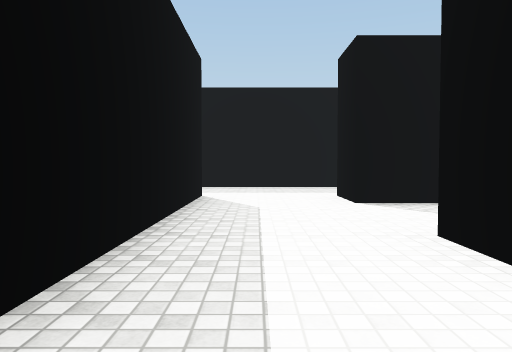
View 1 (above)

22 first-person views from a walk through a scene from a Unity 3-D project. The camera is 1.2 m above the floor, tilts 2° down and sees 70° across. The floor is counted in squares, 2 m on a side. Each view is taken from the middle of a square. On the plan, view 1 faces up. The plan holds only what a view shows up to about 10 squares ahead; the rest is blank. The place goes on beyond the plan. The player is left out. Surface patterns are stand-ins for the level's own textures.

View 2
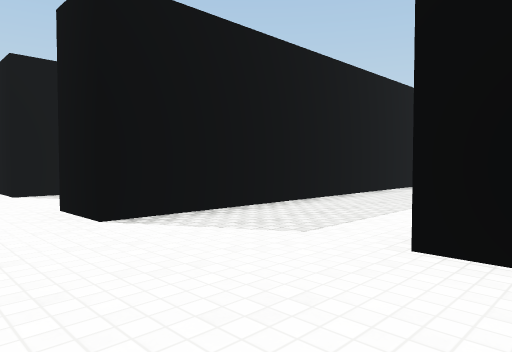

View 3
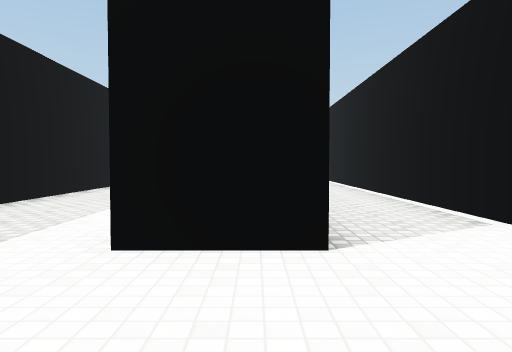

View 4
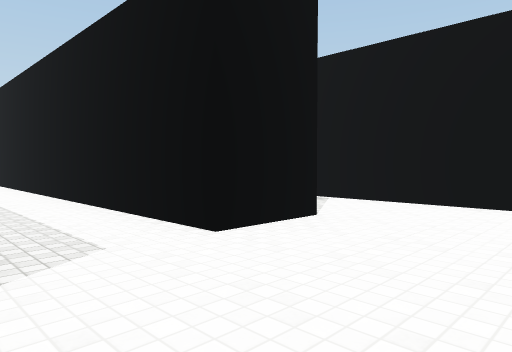

View 5
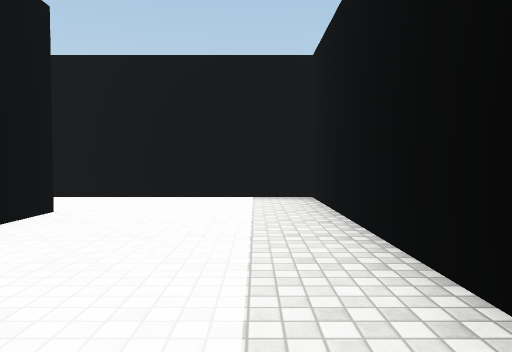

View 6
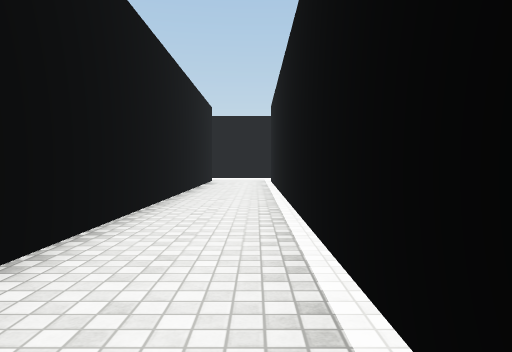

View 7
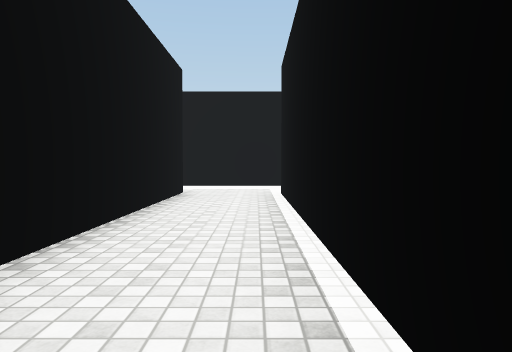

View 8
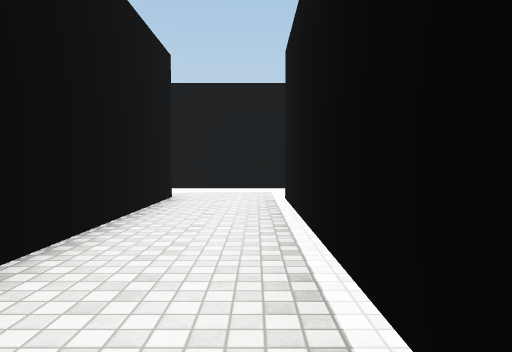

View 9
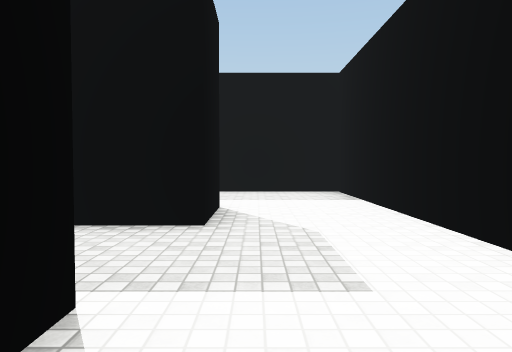

View 10
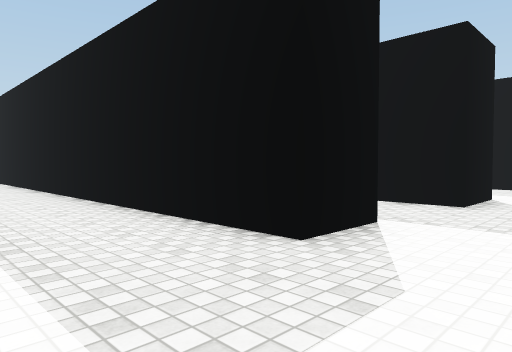

View 11
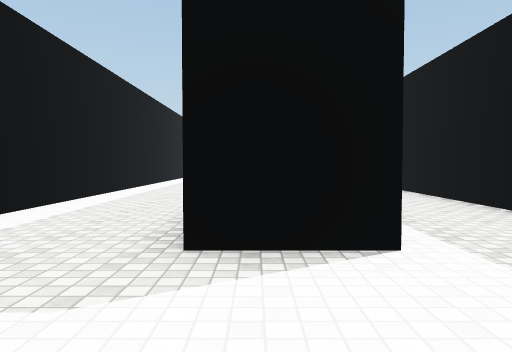

View 12
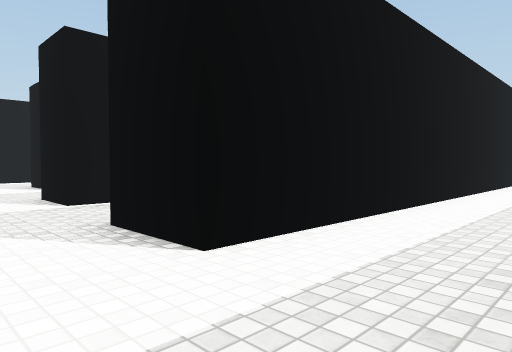

View 13
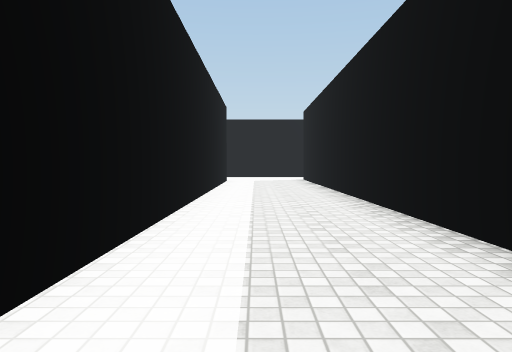

View 14
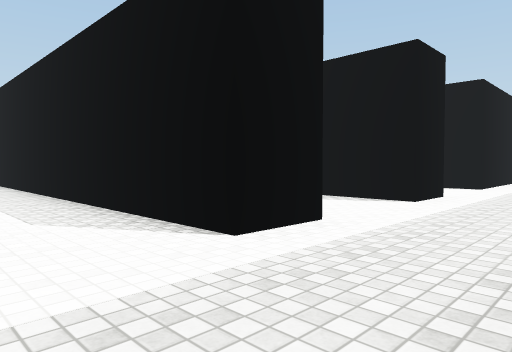

View 15
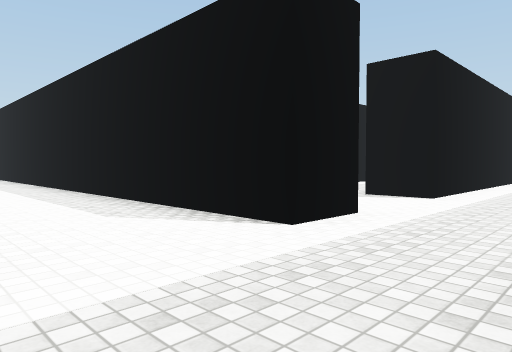

View 16
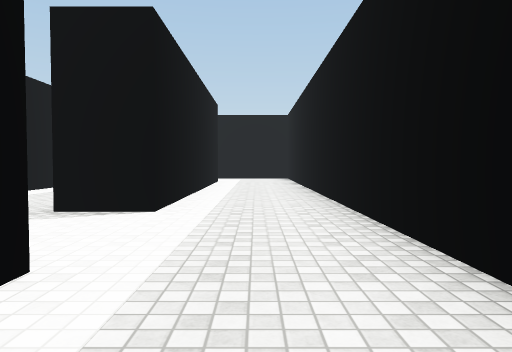

View 17
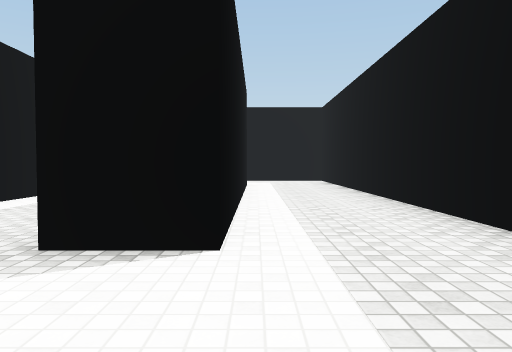

View 18
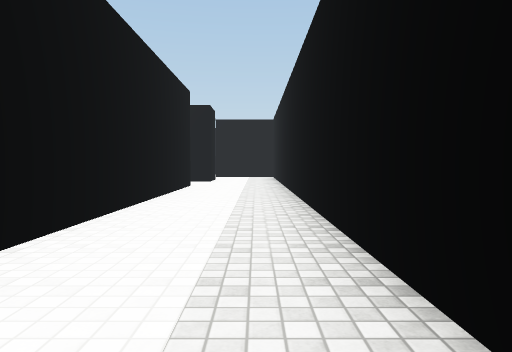

View 19
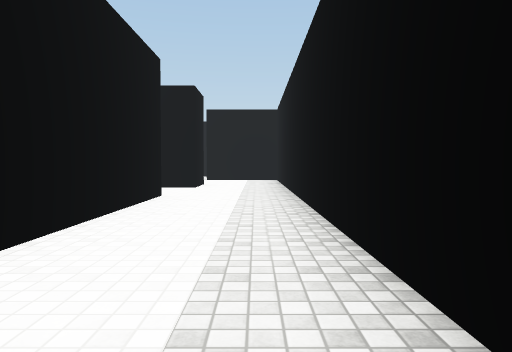

View 20
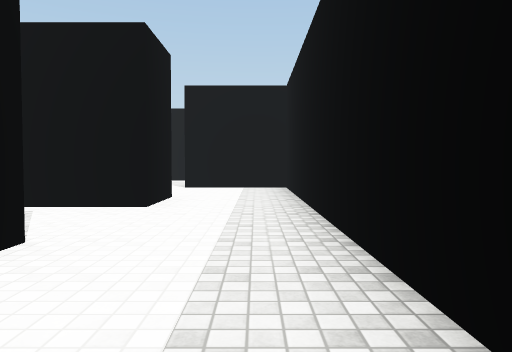

View 21
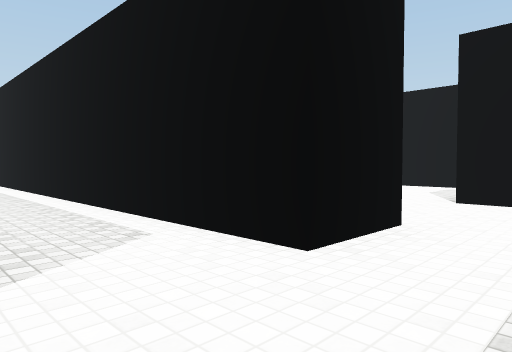

View 22
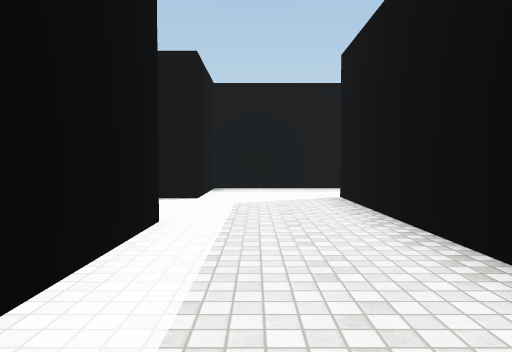

### Floor plan
Points are (right, up) in squares from view 1. A wall is a line through its corners. A room is listed if a view was taken in it or the views show most of it. See-through windows are left out.
Room 1 (views 1, 2, 3, 4, 5, 6, 7, 8, 12, 13)
walls: (12.6, 1.7) (1.5, 1.7) (1.5, 3); (2.5, -2.6) (2.5, -1) (15.5, -1) (15.5, -2.5) (5.1, -2.5); (-1, 3.6) (-1, -4.5) (15.3, -4.5) (15.3, -5.7); (17.8, -4.8) (17.8, 1.7) (14.9, 1.7)
ways out: opening at (16.5, -5) to room 2; opening at (0.5, 2.5)
Room 2 (views 9, 10, 11, 14, 15, 16, 17, 18, 19, 20, 21, 22)
walls: (-2.3, -5.8) (-2.3, 1.6); (1.9, -9.5) (-2.5, -9.5) (-2.5, -8) (7.4, -8); (0.2, -12) (1.8, -12); (7, -12) (12.8, -12); (-1.2, -15.8) (0.2, -15.8); (-2.2, 6.8) (-1, 6.8); (14.5, -7.9) (14.5, -9.5); (15.3, -5.7) (5.1, -5.7); (-6.1, 6.8) (-4.8, 6.8) (-4.8, -12) (-2.2, -12) (-2.2, -12.8); (2.1, 9.3) (-1.4, 9.3); (-13, 3) (-11.6, 3); (-6.2, 9.3) (-16, 9.3); (-15.4, 6.8) (-8.5, 6.8) (-8.5, 5.5)
ways out: opening at (16.5, -5) to room 1; opening at (0.5, 6)

Where each view was taken, in squares from view 1:
view 1: 0 up, 0 right, facing up
view 2: 2 down, 0 right, facing up-right
view 3: 2 down, 0 right, facing right
view 4: 1 up, 0 right, facing down-right
view 5: 2 up, 0 right, facing down
view 6: 4 down, 3 right, facing right
view 7: 4 down, 8 right, facing right
view 8: 4 down, 9 right, facing right
view 9: 6 down, 16 right, facing up
view 10: 8 down, 17 right, facing up-left
view 11: 9 down, 17 right, facing left
view 12: 1 up, 17 right, facing down-left
view 13: 0 up, 15 right, facing left
view 14: 9 up, 1 right, facing down-left
view 15: 9 up, 2 left, facing down-left
view 16: 8 up, 4 left, facing left
view 17: 7 up, 6 left, facing left
view 18: 4 up, 4 left, facing down
view 19: 1 up, 4 left, facing down
view 20: 3 down, 4 left, facing down
view 21: 6 down, 4 left, facing down-right
view 22: 11 down, 4 right, facing left
